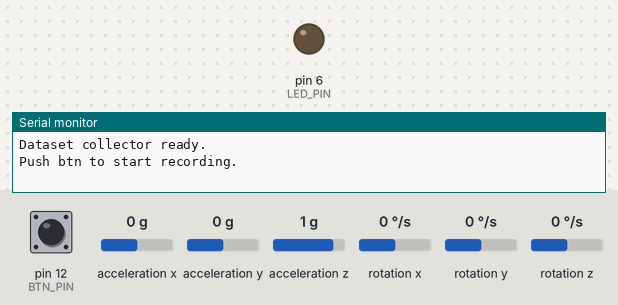
Bench run of a sketch on a simulated Arduino Uno, built with avr-gcc and run on an emulated ATmega328P. Shown: output pins drawn as LEDs (lit = HIGH), the last lines printed to the serial monitor. Wiring (inferred from the names in the program): I2C bus: SDA pin 9; SCL pin 8; MPU-6050 motion sensor at I2C address 0x68. The inputs (shaded band) are chosen by the test bench; at power-on: pin 12 (BTN_PIN) HIGH, acceleration x 0 g, acceleration y 0 g, acceleration z 1 g, rotation x 0 °/s, rotation y 0 °/s, rotation z 0 °/s.

Above: at 1.2 s.
1.3 s: pin 12 (BTN_PIN) pulled LOW for 0.15 s
At 2.1 s:
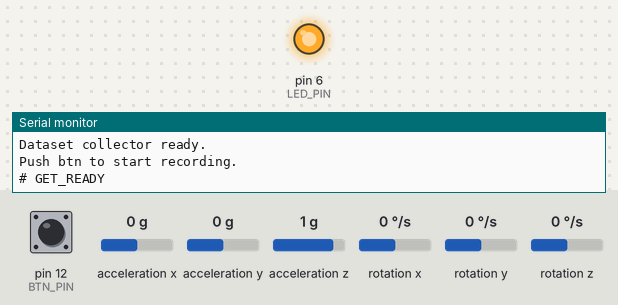
4.4 s: pin 12 (BTN_PIN) pulled LOW for 1 s
At 7.4 s:
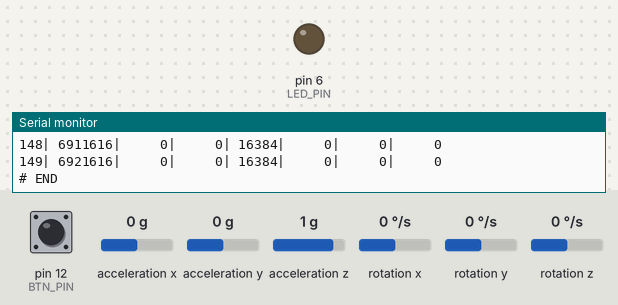
8.4 s: pin 12 (BTN_PIN) driven LOW
At 9.9 s:
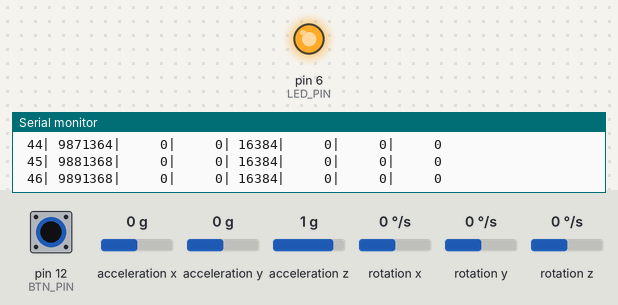
11.4 s: pin 12 (BTN_PIN) pulsed HIGH 2 times (0.12 s each, 0.3 s apart)
At 14.7 s:
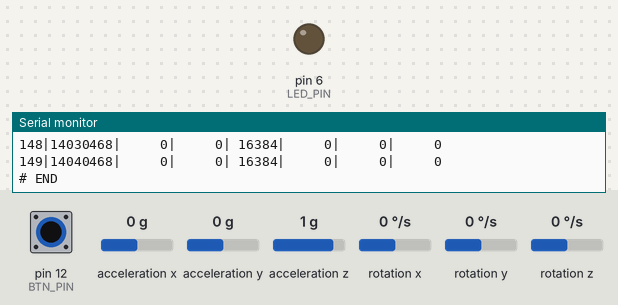
Timing chart, 0 to 16.0 s (numbered marks = the images above; inputs shaded):
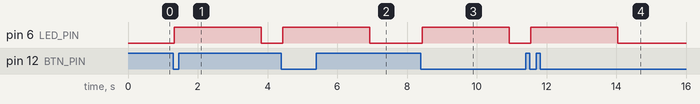

The sketch:

part1.ino
```cpp
#include "I2C_GPIO.h"
#define I2C_use_GPIO 1

static const uint8_t MPU_ADDR = 0x68;

#define PWR_MGMT_1    0x6B
#define ACCEL_XOUT_H  0x3B

#define LED_PIN       6
#define BTN_PIN       12

#define DEBOUNCE_MS   30

#define SAMPLE_RATE_HZ      100
#define SAMPLE_INTERVAL_US  10000UL   // 100 Hz = 10 ms
#define RECORD_SECONDS      1.5
#define NUM_SAMPLES         150       // 100 Hz * 1.5 sec

bool isRecording = false;

unsigned long lastDebounceMs = 0;
int lastButtonReading = HIGH;
int buttonState = HIGH;

uint32_t sampleId = 0;


void MPU6050_wakeup();
bool readImu6_raw(int16_t *ax, int16_t *ay, int16_t *az,
                  int16_t *gx, int16_t *gy, int16_t *gz);
void handleButton();
void recordOneSample();
void printLabelField(const char *label, int width, bool last);
void printIntField(long value, int width, bool last);

// Part1: I2C Communication and Data Collection
// Todo 1.1: Wake up MPU6050 by writing to its power management register.
// Requirements:
// 1) Must use your GPIO-based I2C functions (NO Wire.h).
// 2) Must perform a valid I2C register write transaction:
//    - START
//    - SLA+W
//    - register address
//    - data
//    - STOP
// Notes:
// - MPU6050 PWR_MGMT_1 register address: 0x6B
// - Wakeup value: 0x00 (clear sleep bit)
void MPU6050_wakeup() {
  I2C_start();
  if (I2C_write_byte((MPU_ADDR << 1) | 0x00) &&
      I2C_write_byte(PWR_MGMT_1) &&
      I2C_write_byte(0x00)) {
  }
  else {
    Serial.println("# ERROR: Failed to wake up MPU6050");
  }
  I2C_stop();
}

/*******************************************************************************/
// Todo 1.2: Read raw accelerometer data from MPU6050.
//
// This function performs a complete I2C register read transaction using
// the GPIO-based I2C implementation.
//
// Requirements:
// 1. Use a register pointer write to select the starting register.
// 2. Use a repeated START condition to switch to read mode.
// 3. Read six bytes of data (XH, XL, YH, YL, ZH, ZL).
// 4. Combine high and low bytes into 16-bit signed integers.
//
// Transaction flow:
//
//   START
//   SLA+W
//   register address (ACCEL_XOUT_H)
//   REPEATED START
//   SLA+R
//   read ax_H, ax_L     (ACK, ACK)   buf[0..1]
//   read ay_H, ay_L     (ACK, ACK)   buf[2..3]
//   read az_H, az_L     (ACK, ACK)   buf[4..5]
//   read temp_H, temp_L (ACK, ACK)   buf[6..7]  (discarded)
//   read gx_H, gx_L     (ACK, ACK)   buf[8..9]
//   read gy_H, gy_L     (ACK, ACK)   buf[10..11]
//   read gz_H           (ACK)        buf[12]
//   read gz_L           (NACK)       buf[13]
//   STOP
//
// The function returns true if the transaction succeeds.
bool readImu6_raw(int16_t *ax, int16_t *ay, int16_t *az,
                  int16_t *gx, int16_t *gy, int16_t *gz) {
  uint8_t b[14];

  I2C_start();
  if (!I2C_write_byte(MPU_ADDR << 1) ||
      !I2C_write_byte(ACCEL_XOUT_H)) {
    I2C_stop();
    return false;
  }

  I2C_repeated_start();
  if (!I2C_write_byte((MPU_ADDR << 1) | 1)) {
    I2C_stop();
    return false;
  }

  for (uint8_t i = 0; i < 13; i++) {
    b[i] = I2C_read_byte(true);
  }
  b[13] = I2C_read_byte(false);
  I2C_stop();

  *ax = (int16_t)((b[0] << 8) | b[1]);
  *ay = (int16_t)((b[2] << 8) | b[3]);
  *az = (int16_t)((b[4] << 8) | b[5]);// 跳過溫度資料
  *gx = (int16_t)((b[8] << 8) | b[9]);
  *gy = (int16_t)((b[10] << 8) | b[11]);
  *gz = (int16_t)((b[12] << 8) | b[13]);

  return true;
}


void setup() {
  Serial.begin(115200);
  while (!Serial);

  pinMode(LED_PIN, OUTPUT);
  pinMode(BTN_PIN, INPUT_PULLUP);
  MPU6050_wakeup();
  analogWrite(LED_PIN, 0);

  Serial.println("Dataset collector ready.");
  Serial.println("Push btn to start recording.");
}

void loop() {
  handleButton();
}

void handleButton() {
  int reading = digitalRead(BTN_PIN);

  if (reading != lastButtonReading) {
    lastDebounceMs = millis();
  }

  if ((millis() - lastDebounceMs) > DEBOUNCE_MS) {
    if (reading != buttonState) {
      buttonState = reading;

      if (buttonState == LOW && !isRecording) {
        recordOneSample();
      }
    }
  }

  lastButtonReading = reading;
}

void recordOneSample() {
  isRecording = true;

  Serial.println("# GET_READY");
  digitalWrite(LED_PIN, HIGH);
  delay(1000);

  Serial.println("# START");
  printLabelField("ts", 3, false);
  printLabelField("t_us", 8, false);
  printLabelField("ax", 6, false);
  printLabelField("ay", 6, false);
  printLabelField("az", 6, false);
  printLabelField("gx", 6, false);
  printLabelField("gy", 6, false);
  printLabelField("gz", 6, true);
  Serial.println();

  unsigned long nextSampleUs = micros();

  for (int i = 0; i < NUM_SAMPLES; i++) {
    while ((long)(micros() - nextSampleUs) < 0) {
      // wait until next 10 ms slot
    }

    unsigned long tUs = micros();
    int16_t s[6];

    bool ok = readImu6_raw(&s[0], &s[1], &s[2], &s[3], &s[4], &s[5]);

    if (!ok) {
      Serial.print("# ERROR at timestep ");
      Serial.println(i);
      digitalWrite(LED_PIN, LOW);
      isRecording = false;
      return;
    }


    printIntField(i, 3, false);
    printIntField((long)tUs, 8, false);
    for (int c = 0; c < 6; c++) {
      printIntField(s[c], 6, c == 5);
    }
    Serial.println();

    nextSampleUs += SAMPLE_INTERVAL_US;
  }


  Serial.println("# END");
  digitalWrite(LED_PIN, LOW);
  sampleId++;
  isRecording = false;
}

void printLabelField(const char *label, int width, bool last) {
  int len = (int)strlen(label);
  for (int i = len; i < width; i++) {
    Serial.print(' ');
  }
  Serial.print(label);
  if (!last) {
    Serial.print('|');
  }
}

void printIntField(long value, int width, bool last) {
  char buf[16];
  ltoa(value, buf, 10);
  int len = (int)strlen(buf);
  for (int i = len; i < width; i++) {
    Serial.print(' ');
  }
  Serial.print(buf);
  if (!last) {
    Serial.print('|');
  }
}
```

I2C_GPIO.cpp
```cpp
#include "I2C_GPIO.h"

// ----------------------------------------------------------------------------
// GPIO Tool APIs for Software I2C
// ------------

void SDA_Low()
{
  pinMode(I2C_SDA, OUTPUT);
  digitalWrite(I2C_SDA, LOW);
}

// Release SDA (High-Z). SDA will be pulled HIGH by pull-up resistor.
void SDA_Release()
{
  pinMode(I2C_SDA, INPUT);
}

// Drive SCL LOW
void SCL_Low()
{
  pinMode(I2C_SCL, OUTPUT);
  digitalWrite(I2C_SCL, LOW);
}

// Release SCL (High-Z). SCL will be pulled HIGH by pull-up resistor.
void SCL_Release()
{
  pinMode(I2C_SCL, INPUT);
}

// Read SDA logic level
bool SDA_Read()
{
  return (digitalRead(I2C_SDA) != LOW);
}

void delay_t()
{
  delayMicroseconds(1);
}


// ----------------------------------------------------------------------------
// Software I2C Primitive Operations
// ----------------------------------------------------------------------------

// Generate I2C START condition
void I2C_start()
{
  SDA_Release();
  delay_t();
  SCL_Release();
  delay_t();
  SDA_Low();
  delay_t();
  SCL_Low();
  delay_t();
}


void I2C_repeated_start()
{
  SDA_Release();
  delay_t();
  SCL_Release();
  delay_t();
  SDA_Low();
  delay_t();
  SCL_Low();
  delay_t();
}

// Generate I2C STOP condition
void I2C_stop()
{
  SDA_Low();
  delay_t();
  SCL_Release();
  delay_t();
  SDA_Release();    // SDA: L -> H while SCL = H
  delay_t();
}

// Generate I2C REPEATED START condition
bool I2C_read_bit()
{
  SDA_Release();     // slave drives SDA
  delay_t();

  SCL_Release();    // clock high
  delay_t();

  bool bit = SDA_Read();

  SCL_Low();        // clock low
  delay_t();

  return bit;
}


// Write one byte (MSB-first) and read ACK/NACK from slave
// Return true if ACK received (ACK=0), false if NACK (ACK=1)
bool I2C_write_byte(uint8_t data)
{
  // Enter data phase
  bool NAck;
  //  Transmit Slave addr to I2C bus
  for(int i = 0; i < 8; i++)
  {
    if(data & 0x80) SDA_Release();
    else             SDA_Low();

    SCL_Release();
    delay_t();
    SCL_Low();
    delay_t();
    data = data << 1;
  }
  NAck = I2C_read_bit();

  return !NAck;
}


// Read one byte (MSB-first) and then drive ACK/NACK on 9th clock
// ack=true  -> master sends ACK (LOW) to request more bytes
// ack=false -> master sends NACK (HIGH) to end reading
uint8_t I2C_read_byte(bool ack)
{
  uint8_t data = 0;

  for (int i = 7; i >= 0; i--)
  {
    if (I2C_read_bit())
      data |= (1 << i);
  }

  if (ack)
    SDA_Low();      // ACK = 0
  else
    SDA_Release();  // NACK = 1

  delay_t();
  SCL_Release();
  delay_t();
  SCL_Low();
  delay_t();
  SDA_Release();

  return data;
}
```

I2C_GPIO.h
```cpp
#include <Arduino.h>

#define I2C_SCL                      8
#define I2C_SDA                      9

// ----------------------------------------------------------------------------
// Tool API
// ----------------------------------------------------------------------------
void SDA_Low();
void SDA_Release();

void SCL_Low();
void SCL_Release();

bool SDA_Read();
void delay_t();


// ----------------------------------------------------------------------------
// Software I2C Primitive Operations
// ----------------------------------------------------------------------------
void I2C_start();

void I2C_repeated_start();

void I2C_stop();

bool I2C_read_bit();

bool I2C_write_byte(uint8_t data);

uint8_t I2C_read_byte(bool ack);
```

Measured:
- after the input at 1.3 s, pin 6 (LED_PIN): LOW → HIGH at once, → LOW 2.5 s later
- after the input at 4.4 s, pin 6 (LED_PIN): LOW → HIGH at once, → LOW 2.5 s later
- after the input at 8.4 s, pin 6 (LED_PIN): LOW → HIGH at once, → LOW 2.5 s later
- after the input at 11.4 s, pin 6 (LED_PIN): LOW → HIGH after 0.15 s, → LOW 2.5 s later
